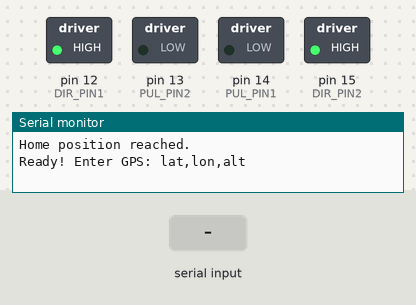
Bench run of a sketch on a simulated Arduino Uno, built with avr-gcc and run on an emulated ATmega328P. On the bench: switched loads named in the sketch (green lamp = pin HIGH), the last lines printed to the serial monitor. The test bench sets the inputs (shaded band).

Above: at 3.3 s.
3.4 s: "90,45,200\n" received over Serial
At 4.5 s:
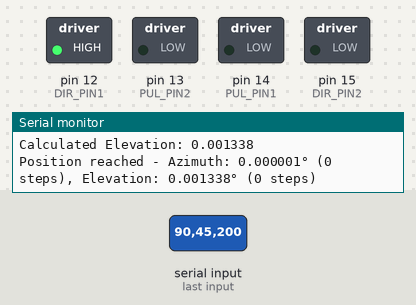
4.9 s: "1,90,45\n" received over Serial
At 5.5 s:
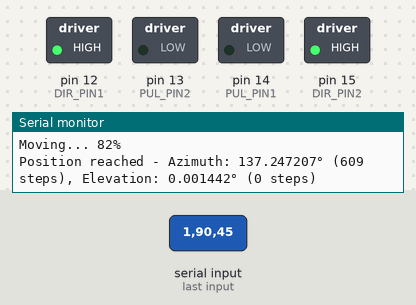
6.8 s: "30,150,10\n" received over Serial
At 7.2 s:
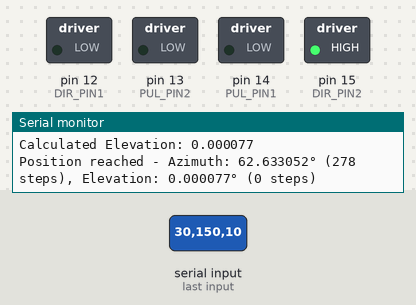
Timing chart, 0 to 9.8 s (numbered marks = the images above; inputs shaded):
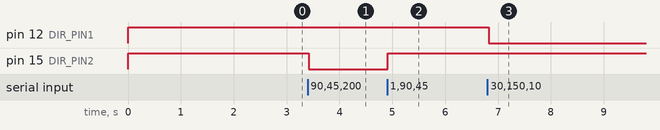

Measured:
- after the input at 3.4 s, pin 15 (DIR_PIN2): HIGH → LOW at once
- after the input at 4.9 s, pin 15 (DIR_PIN2): LOW → HIGH at once
- after the input at 6.8 s, pin 12 (DIR_PIN1): HIGH → LOW at once

The sketch:

esp8266_gps_check.ino
```cpp
#define PUL_PIN1 14  // D5 - Azimuth pulse pin
#define DIR_PIN1 12  // D6 - Azimuth direction pin
#define PUL_PIN2 13  // D7 - Elevation pulse pin
#define DIR_PIN2 15  // D8 - Elevation direction pin

// TB6600 requires specific timing parameters
const int pulseWidth = 10;       // Pulse width in microseconds for TB6600
const int pulsePause = 10;       // Pause between pulses
const int stepDelay = 800;       // Overall step delay for smooth movement

// Stepper motor configuration
const float stepAngle = 1.8;     // Standard for many steppers
const int microstepping = 8;     // Set to match your TB6600 microstepping setting
const int stepsPerRev = (360 / stepAngle) * microstepping;
const float stepsPerDegree = stepsPerRev / 360.0;

// Current position tracking (in steps)
long currentAzimuthSteps = 0;    // Azimuth position
long currentElevationSteps = 0;  // Elevation position

// Home position angles (in degrees)
const float homeAzimuth = 0.0;   // North
const float homeElevation = 30.0; // Default elevation

// Ground station coordinates (example: VIT Vellore)
const float lat0 = 12.9716;
const float lon0 = 79.1588;
const float alt0 = 0.0;

void setup() {
  // Initialize motor control pins
  pinMode(PUL_PIN1, OUTPUT);
  pinMode(DIR_PIN1, OUTPUT);
  pinMode(PUL_PIN2, OUTPUT);
  pinMode(DIR_PIN2, OUTPUT);

  // Set initial state for all pins
  digitalWrite(PUL_PIN1, LOW);
  digitalWrite(PUL_PIN2, LOW);
  digitalWrite(DIR_PIN1, HIGH);
  digitalWrite(DIR_PIN2, HIGH);

  // Start serial communication
  Serial.begin(115200);
  delay(1000); // Give time for the serial connection to establish

  Serial.println("\n\n===== GPS Pointer System =====");
  Serial.println("Initializing...");

  // Perform homing sequence
  goToHomePosition();

  Serial.println("Ready! Enter GPS: lat,lon,alt");
}

void loop() {
  static String input = "";
  static bool commandReceived = false;

  // Check for incoming serial data
  while (Serial.available()) {
    char c = Serial.read();
    if (c == '\n' || c == '\r') {
      commandReceived = true;
    } else {
      input += c;
    }
    delay(1); // prevent watchdog reset
  }

  // Process complete command if received
  if (commandReceived) {
    input.trim();
    if (input.length() > 0) {
      if (input == "home") {
        goToHomePosition();
      } else {
        processGPS(input);
      }
    }
    input = "";
    commandReceived = false;
  }

  delay(10);
}

void processGPS(String gpsInput) {
  int c1 = gpsInput.indexOf(',');
  int c2 = gpsInput.indexOf(',', c1 + 1);
  if (c1 == -1 || c2 == -1) {
    Serial.println("Invalid input. Use: lat,lon,alt");
    return;
  }

  float lat = gpsInput.substring(0, c1).toFloat();
  float lon = gpsInput.substring(c1 + 1, c2).toFloat();
  float alt = gpsInput.substring(c2 + 1).toFloat();

  Serial.print("Target Coordinates: ");
  Serial.print(lat, 6); Serial.print(", ");
  Serial.print(lon, 6); Serial.print(", ");
  Serial.println(alt, 2);

  float azimuth, elevation;
  calculateAzEl(lat, lon, alt, azimuth, elevation);

  Serial.print("Calculated Azimuth: ");
  Serial.println(azimuth, 6);
  Serial.print("Calculated Elevation: ");
  Serial.println(elevation, 6);

  moveToPosition(azimuth, elevation);
}

void calculateAzEl(float lat, float lon, float alt, float &azimuth, float &elevation) {
  // Haversine formula to calculate distance and bearing
  float dLat = radians(lat - lat0);
  float dLon = radians(lon - lon0);
  float lat1 = radians(lat0);
  float lat2 = radians(lat);

  // Calculate distance between points
  float a = sin(dLat / 2) * sin(dLat / 2) + cos(lat1) * cos(lat2) * sin(dLon / 2) * sin(dLon / 2);
  float c = 2 * atan2(sqrt(a), sqrt(1 - a));
  float distance = 6371000.0 * c; // Distance in meters

  // Calculate bearing (Azimuth)
  float y = sin(dLon) * cos(lat2);
  float x = cos(lat1) * sin(lat2) - sin(lat1) * cos(lat2) * cos(dLon);
  azimuth = atan2(y, x);
  azimuth = degrees(azimuth);
  if (azimuth < 0) azimuth += 360;

  // Calculate elevation angle
  float deltaAlt = alt - alt0;
  elevation = atan2(deltaAlt, distance);
  elevation = degrees(elevation);
  if (elevation < 0) elevation = 0;  // Prevent pointing below horizon
  if (elevation > 90) elevation = 90; // Prevent pointing beyond vertical
}

void goToHomePosition() {
  Serial.println("Moving to home position (North, 30° elevation)...");

  // First move to zero position to ensure consistent positioning
  moveToPosition(0, 0);
  delay(1000);

  // Then move to the actual home position
  moveToPosition(homeAzimuth, homeElevation);

  Serial.println("Home position reached.");
}

void moveToPosition(float azimuthAngle, float elevationAngle) {
  // Convert angles to steps
  long targetAzimuthSteps = (long)(azimuthAngle * stepsPerDegree);
  long targetElevationSteps = (long)(elevationAngle * stepsPerDegree);

  // Safety limits for elevation (0-90 degrees)
  if (elevationAngle < 0) {
    targetElevationSteps = 0;
    Serial.println("Warning: Elevation limited to 0 degrees");
  } else if (elevationAngle > 90) {
    targetElevationSteps = (long)(90 * stepsPerDegree);
    Serial.println("Warning: Elevation limited to 90 degrees");
  }

  // Calculate steps to move for each motor
  long azimuthStepsToMove = targetAzimuthSteps - currentAzimuthSteps;
  long elevationStepsToMove = targetElevationSteps - currentElevationSteps;

  // Move both motors simultaneously
  moveMotorsSimultaneously(azimuthStepsToMove, elevationStepsToMove);

  // Update current positions
  currentAzimuthSteps = targetAzimuthSteps;
  currentElevationSteps = targetElevationSteps;

  Serial.print("Position reached - Azimuth: ");
  Serial.print(azimuthAngle, 6);
  Serial.print("° (");
  Serial.print(currentAzimuthSteps);
  Serial.print(" steps), Elevation: ");
  Serial.print(elevationAngle, 6);
  Serial.print("° (");
  Serial.print(currentElevationSteps);
  Serial.println(" steps)");
}

void moveMotorsSimultaneously(long azimuthSteps, long elevationSteps) {
  // Determine direction for each motor
  bool azimuthDir = (azimuthSteps >= 0);
  bool elevationDir = (elevationSteps >= 0);

  // Set direction pins
  digitalWrite(DIR_PIN1, azimuthDir ? HIGH : LOW);
  digitalWrite(DIR_PIN2, elevationDir ? HIGH : LOW);

  // Convert steps to absolute values
  azimuthSteps = abs(azimuthSteps);
  elevationSteps = abs(elevationSteps);

  // Track progress
  long azimuthDone = 0;
  long elevationDone = 0;
  long totalSteps = max(azimuthSteps, elevationSteps);

  // Move both motors in parallel with proper speed ratio
  for (long i = 0; i < totalSteps; i++) {
    bool azimuthStep = (azimuthDone < azimuthSteps);
    bool elevationStep = (elevationDone < elevationSteps);

    // Pulse azimuth motor if needed
    if (azimuthStep) {
      digitalWrite(PUL_PIN1, HIGH);
      delayMicroseconds(pulseWidth);
      digitalWrite(PUL_PIN1, LOW);
      azimuthDone++;
    }

    // Pulse elevation motor if needed
    if (elevationStep) {
      digitalWrite(PUL_PIN2, HIGH);
      delayMicroseconds(pulseWidth);
      digitalWrite(PUL_PIN2, LOW);
      elevationDone++;
    }

    // Delay between steps for smooth movement
    delayMicroseconds(stepDelay);

    // Report progress every 500 steps
    if (i % 500 == 0 && i > 0) {
      Serial.print("Moving... ");
      Serial.print((i * 100) / totalSteps);
      Serial.println("%");
      yield(); // Prevent watchdog timer reset on ESP8266
    }
  }
}

// Single motor movement function for simpler operations
void moveSingleMotor(int pulPin, int dirPin, long steps, long &currentPos) {
  bool direction = (steps >= 0);
  digitalWrite(dirPin, direction ? HIGH : LOW);
  steps = abs(steps);

  for (long i = 0; i < steps; i++) {
    digitalWrite(pulPin, HIGH);
    delayMicroseconds(pulseWidth);
    digitalWrite(pulPin, LOW);
    delayMicroseconds(stepDelay);

    if (i % 500 == 0 && i > 0) {
      yield(); // Prevent watchdog timer reset
    }
  }

  // Update current position
  currentPos = direction ? currentPos + steps : currentPos - steps;
}
```
